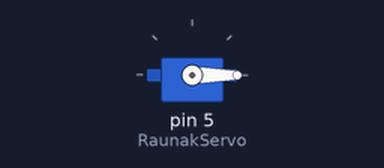
Bench run of a sketch on a simulated Arduino Uno, built with avr-gcc and run on an emulated ATmega328P. Shown: servo.

Above: at 0.05 s.
At 1.5 s:
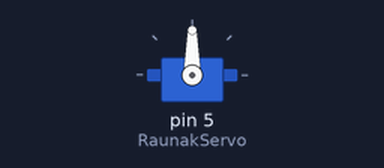
At 3.0 s:
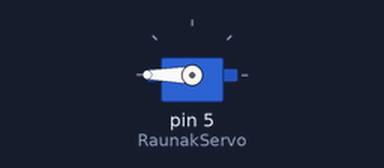
Timing chart, 0 to 6.9 s (numbered marks = the images above):
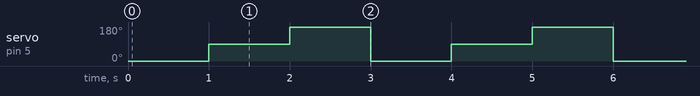

Measured:
- by itself, servo on pin 5 (RaunakServo): repeats every 3.0 s: 180° 1.0 s, 0° 1.0 s, 90° 1.0 s

The sketch:

Program_for_working_of_a_servo.ino
```cpp
//Home security with door locking by Bluetooth////////
//******Coded by RAUNAK KUMAR*********
#include <Servo.h>  //Includes Servo Library
int servoPin = 5;   //Declares the Servo Pin
Servo RaunakServo;  //Creates Servo Object
void setup()
{
  RaunakServo.attach(5);
}
void loop()
{
  RaunakServo.write(0);  //Makes Servo go to 0 degrees
  delay(1000);
  RaunakServo.write(90);  //Makes Servo go to 90 degrees
  delay(1000);
  RaunakServo.write(180);  //Makes Servo go to 180 degrees
  delay(1000);
}
```
